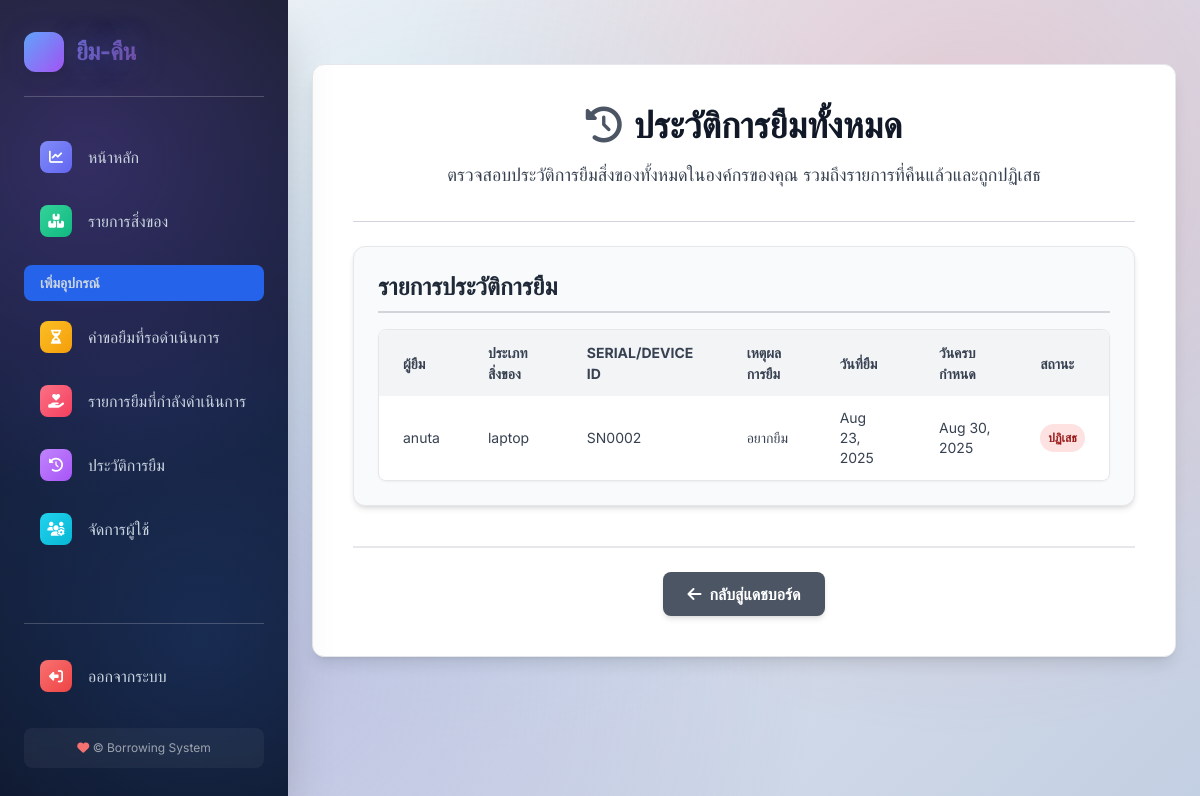
The page /borrowing/admin/loan-history/ (signed in) on the database as committed earlier.
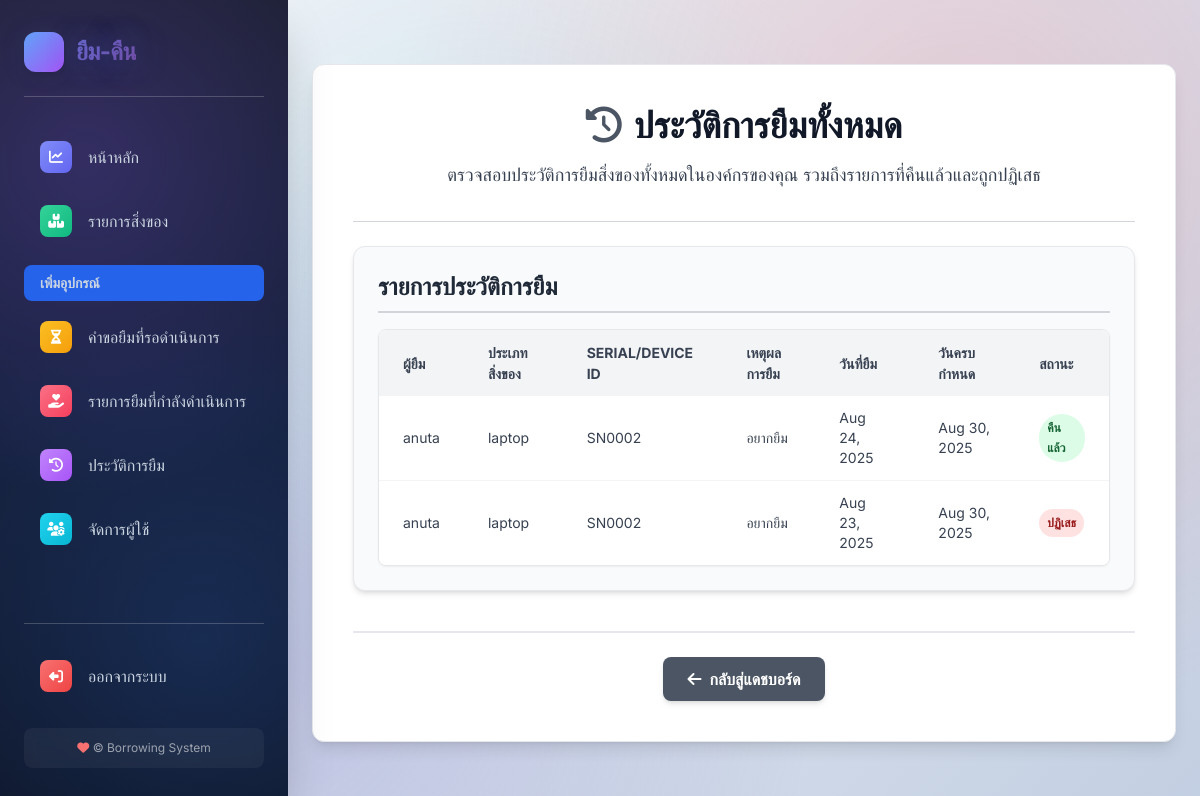
The same page on the database as committed later.
### borrowing/models.py (models this page shows, shortened)
class Loan(models.Model):
    asset = models.ForeignKey(Asset, on_delete=models.CASCADE, verbose_name="อุปกรณ์") # เปลี่ยนจาก item เป็น asset
    borrower = models.ForeignKey(CustomUser, on_delete=models.CASCADE, verbose_name="ผู้ยืม")
    borrow_date = models.DateTimeField(auto_now_add=True, verbose_name="วันที่ยืม")
    due_date = models.DateField(verbose_name="กำหนดคืน") # ใช้ DateField สำหรับวันที่เท่านั้น
    return_date = models.DateTimeField(null=True, blank=True, verbose_name="วันที่คืน")
    STATUS_CHOICES = [
        ('pending', 'รอดำเนินการ'),
        ('approved', 'อนุมัติแล้ว'),
        ('returned', 'คืนแล้ว'),
        ('rejected', 'ถูกปฏิเสธ'),
        ('overdue', 'เกินกำหนด'),
    ]
    status = models.CharField(max_length=20, choices=STATUS_CHOICES, default='pending', verbose_name="สถานะ")
    reason = models.TextField(blank=True, verbose_name="เหตุผลการยืม") # เพิ่มฟิลด์เหตุผลการยืม
    class Meta:
        verbose_name = "รายการยืม"
        verbose_name_plural = "รายการยืม"
        ordering = ['-borrow_date']

class Asset(models.Model):
    item = models.ForeignKey(Item, on_delete=models.CASCADE, related_name='assets', verbose_name="ประเภทสิ่งของ")
    serial_number = models.CharField(max_length=255, blank=True, null=True, unique=True, verbose_name="หมายเลขซีเรียล")
    device_id = models.CharField(max_length=255, blank=True, null=True, unique=True, verbose_name="ID อุปกรณ์")
    location = models.CharField(max_length=255, blank=True, null=True, verbose_name="ตำแหน่ง")
    STATUS_CHOICES = [
        ('available', 'พร้อมใช้งาน'),
        ('on_loan', 'กำลังถูกยืม'),
        ('maintenance', 'บำรุงรักษา'),
        ('retired', 'ปลดระวาง'),
    ]
    status = models.CharField(max_length=20, choices=STATUS_CHOICES, default='available', verbose_name="สถานะ")
    class Meta:
        verbose_name = "อุปกรณ์"
        verbose_name_plural = "อุปกรณ์"

class Item(models.Model):
    organization = models.ForeignKey(Organization, on_delete=models.CASCADE, verbose_name="องค์กร")
    name = models.CharField(max_length=255, verbose_name="ชื่อประเภทสิ่งของ")
    description = models.TextField(blank=True, verbose_name="รายละเอียด")
    total_quantity = models.IntegerField(default=0, verbose_name="จำนวนทั้งหมด")
    available_quantity = models.IntegerField(default=0, verbose_name="จำนวนที่เหลืออยู่")
    image = models.ImageField(upload_to='item_images/', blank=True, null=True, verbose_name="รูปภาพสิ่งของ")
    item_type = models.CharField(max_length=100, blank=True, null=True, verbose_name="ประเภทสิ่งของ")
    added_at = models.DateTimeField(auto_now_add=True, verbose_name="วันที่เพิ่ม")
    class Meta:
        verbose_name = "ประเภทสิ่งของ"
        verbose_name_plural = "ประเภทสิ่งของ"
        unique_together = ('organization', 'name')

### users/models.py (models this page shows, shortened)
class CustomUser(AbstractUser):
    organization = models.ForeignKey(Organization, on_delete=models.SET_NULL, null=True, blank=True, verbose_name="องค์กร")
    is_org_admin = models.BooleanField(default=False, verbose_name="ผู้ดูแลองค์กร")
    is_platform_admin = models.BooleanField(default=False, verbose_name="ผู้ดูแลแพลตฟอร์ม")
    phone_number = models.CharField(max_length=20, blank=True, null=True)
    class Meta:
        verbose_name = "ผู้ใช้งาน"
        verbose_name_plural = "ผู้ใช้งาน"

### borrowing/views.py (the view)
# urls.py: path('admin/loan-history/', views.loan_history_admin_view, name='loan_history_admin_view'),
@login_required
def loan_history_admin_view(request):
    if not request.user.is_org_admin:
        messages.error(request, "คุณไม่มีสิทธิ์เข้าถึงหน้านี้")
        return redirect('dashboard')
    organization = request.user.organization
    loan_history = Loan.objects.filter(
        asset__item__organization=organization
    ).exclude(
        status__in=['pending', 'approved']
    ).select_related('asset__item', 'borrower').order_by('-borrow_date')
    context = {
        'loan_history': loan_history,
        'organization_name': organization.name,
    }
    return render(request, 'borrowing/loan_history_admin.html', context)

### users/context_processors.py (called while the page is built)
def unread_notifications_count(request):
    if request.user.is_authenticated:
        count = Notification.objects.filter(user=request.user, is_read=False).count()
        return {'unread_notifications_count': count}
    return {'unread_notifications_count': 0} # หากผู้ใช้ยังไม่ได้ล็อกอิน ให้ส่ง 0

### borrowing/templates/borrowing/loan_history_admin.html (shortened to what the changed rows need)
{% extends 'users/base.html' %}
{% block content %}
<div class="bg-white p-6 md:p-8 lg:p-10 rounded-xl shadow-lg max-w-5xl mx-auto my-8 border border-gray-200">
    <h1 class="text-3xl md:text-4xl font-extrabold text-gray-900 mb-4 text-center flex items-center justify-center gap-x-3">
        <i class="fas fa-history text-gray-600"></i> ประวัติการยืมทั้งหมด
    </h1>
    <div class="mb-10 p-6 bg-gray-50 rounded-xl shadow-md border border-gray-200">
        <h2 class="text-2xl font-bold text-gray-800 mb-4 border-b-2 pb-2 border-gray-300 flex items-center gap-x-2">
            รายการประวัติการยืม
        </h2>
        {% if loan_history %}
            <div class="overflow-x-auto rounded-lg border border-gray-200 shadow-sm">
                <table class="min-w-full bg-white">
                    <thead>
                        <tr class="bg-gray-100 text-gray-700 uppercase text-sm leading-normal font-bold">
                            <th class="py-3 px-6 text-left">ผู้ยืม</th>
                            <th class="py-3 px-6 text-left">ประเภทสิ่งของ</th>
                            <th class="py-3 px-6 text-left">Serial/Device ID</th>
                            <th class="py-3 px-6 text-left">เหตุผลการยืม</th>
                            <th class="py-3 px-6 text-left">วันที่ยืม</th>
                            <th class="py-3 px-6 text-left">วันครบกำหนด</th>
                            <th class="py-3 px-6 text-left">สถานะ</th>
                        </tr>
                    </thead>
                    <tbody class="text-gray-700 text-sm divide-y divide-gray-100">
                        {% for loan in loan_history %}
                            <tr class="hover:bg-gray-50 transition duration-150 ease-in-out">
                                <td class="py-3 px-6 text-left whitespace-nowrap">{{ loan.borrower.username }}</td>
                                <td class="py-3 px-6 text-left">{{ loan.asset.item.name }}</td>
                                <td class="py-3 px-6 text-left">{{ loan.asset.serial_number|default:loan.asset.device_id|default:"-" }}</td>
                                <td class="py-3 px-6 text-left max-w-xs whitespace-normal">{{ loan.reason|default:"-" }}</td>
                                <td class="py-3 px-6 text-left">{{ loan.borrow_date|default_if_none:"N/A"|date:"M d, Y" }}</td>
                                <td class="py-3 px-6 text-left">{{ loan.due_date|date:"M d, Y" }}</td>
                                <td class="py-3 px-6 text-left">
                                    {% if loan.status == 'returned' %}
                                        <span class="px-2 py-1 inline-flex text-xs leading-5 font-semibold rounded-full bg-green-100 text-green-800">คืนแล้ว</span>
                                    {% elif loan.status == 'rejected' %}
                                        <span class="px-2 py-1 inline-flex text-xs leading-5 font-semibold rounded-full bg-red-100 text-red-800">ปฏิเสธ</span>
                                    {% elif loan.status == 'overdue' %}
                                        <span class="px-2 py-1 inline-flex text-xs leading-5 font-semibold rounded-full bg-orange-100 text-orange-800">เกินกำหนด</span>
                                    {% else %}
                                        <span class="px-2 py-1 inline-flex text-xs leading-5 font-semibold rounded-full bg-gray-100 text-gray-800">{{ loan.status|capfirst }}</span>
                                    {% endif %}
                                </td>
                            </tr>
                        {% endfor %}
                    </tbody>
                </table>
            </div>
        {% else %}
            <p class="text-gray-600 italic py-2">ไม่มีประวัติการยืมในองค์กรของคุณ</p>
        {% endif %}
    </div>
</div>
{% endblock content %}

Rows that differ between the two databases and show on the page:
now on this page (row edited): Loan: borrower.username "anuta", asset.item.name "laptop", asset.serial_number "SN0002", reason "อยากยืม", borrow_date "Aug 24, 2025", due_date "Aug 30, 2025", status "คืนแล้ว"
